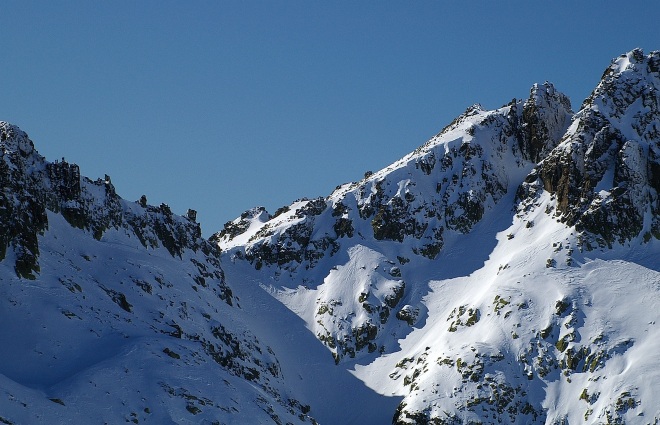
%> input picture Algoritmica Numérica/Mates2/Mates/img1.jpg, 1320 x 850 px (shown at 1/2 size)
$ octave panoramica.m   (GNU Octave 9; MATLAB toolbox functions it lacks are replaced by stand-ins)
%> lines starting %> are read from the running program, lines starting %| are printed output that depends on the picture
### Algoritmica Numérica/Mates2/Mates/get_afin.m
function P=get_afin(xy,uv)
% xy,uv: matrices Nx2 (N>=3) con coordenadas de origen(xy) y destino(uv)
% P matriz 3x2 con la transformaci髇 af韓.
H1= [xy(:,1) xy(:,2) ones(length(xy),1)];
% [5 lines of commented-out code are left out]
v1=uv(:,1);
c1=H1\v1;
v2=uv(:,2);
c2=H1\v2;
P=[c1 c2];
% Otra opci髇 ser韆:
% P(:,1)=c1;
% P(:,2)=c2;
return
end

### Algoritmica Numérica/Mates2/Mates/panoramica.m
clc,clear
im1=imread('img1.jpg');
%> im1 is the input picture: size 850x1320x3 uint8; mean R, G, B 78.1, 105.1, 136.3
im2=imread('img2.jpg');
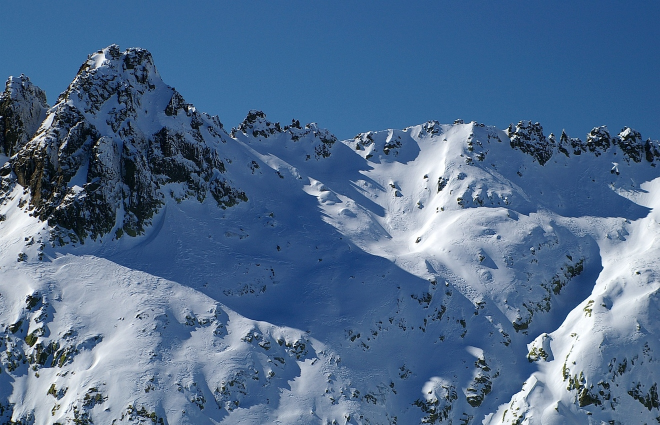
%> input picture Algoritmica Numérica/Mates2/Mates/img2.jpg, 1320 x 850 px (shown at 1/2 size)
%> im2 is the input picture: size 850x1320x3 uint8; mean R, G, B 80.7, 108.7, 142.2
im3=imread('img3.jpg');
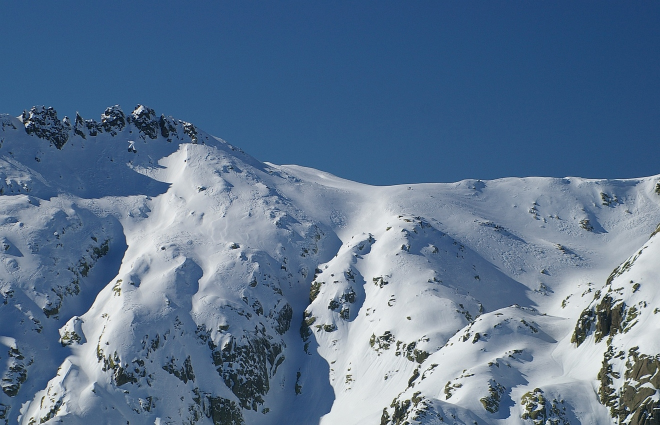
%> input picture Algoritmica Numérica/Mates2/Mates/img3.jpg, 1320 x 850 px (shown at 1/2 size)
%> im3 is the input picture: size 850x1320x3 uint8; mean R, G, B 92.5, 116.7, 144.1
alto=850;
ancho=1320;
pano = uint8(zeros(1000,3500,3));
pano(1:alto,1:ancho,:)=im1;
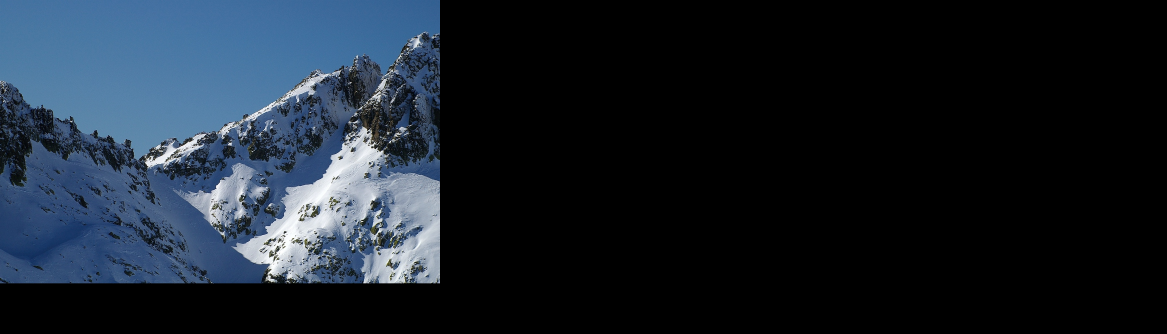
%> pano: size 1000x3500x3 uint8 (shown at 1/3 size); mean R, G, B 25, 33.7, 43.7
image(pano)
%control(im1,im2)
load datos1
xy=[Xi Yi];
uv=[Xd Yd];
P12=get_afin(xy,uv);
%fprintf('%6.3f %6.3f %7.0f\n',P12);
%> (the run ends here)
